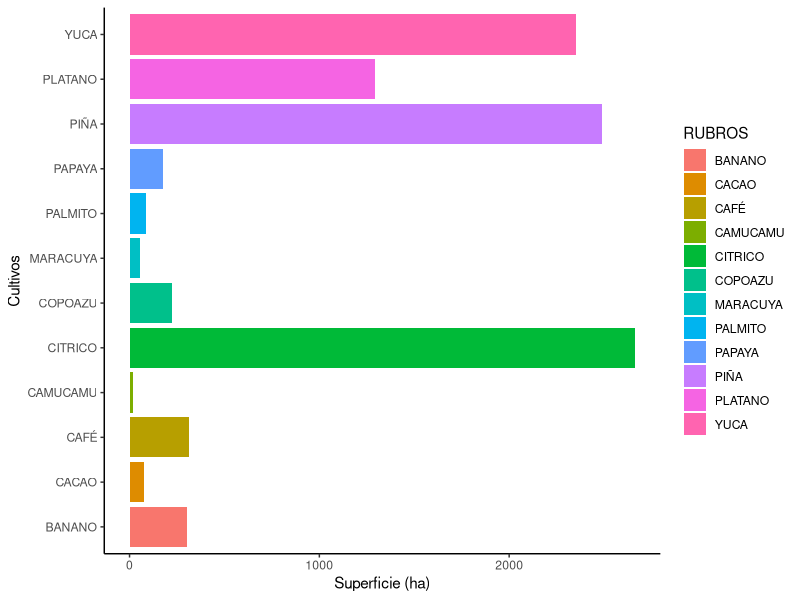
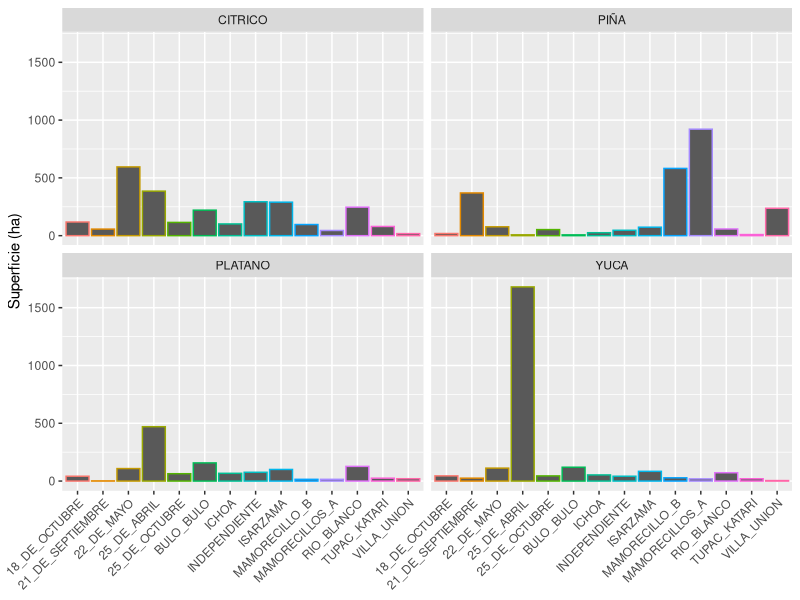
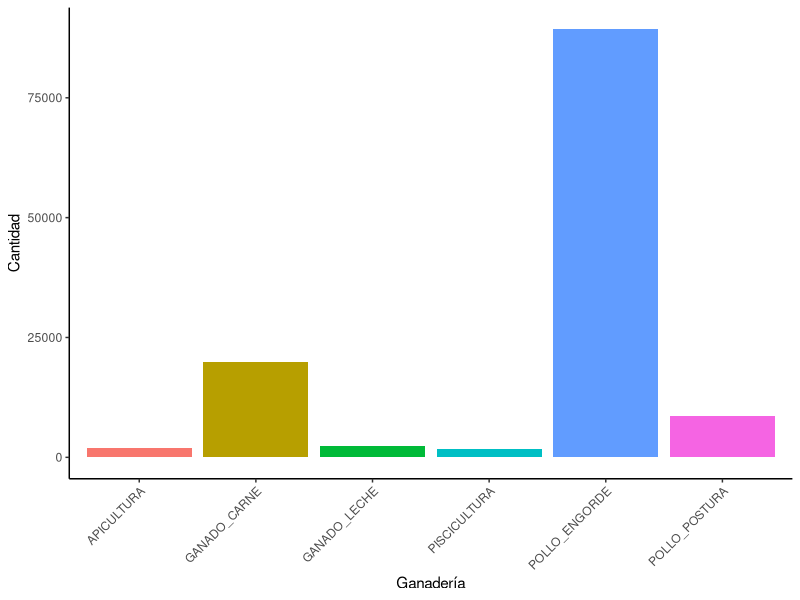
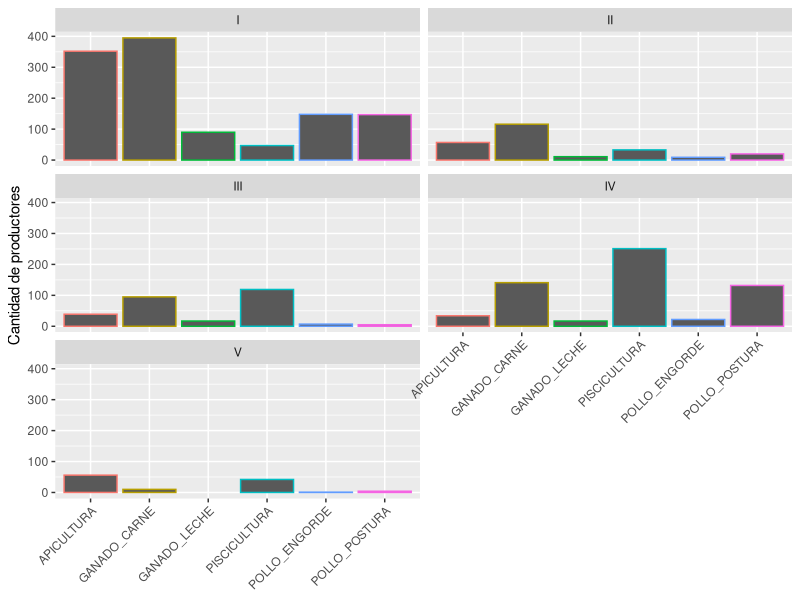

Here is the R script that generated these plots, in order:
## ---- chunk 1
##Importar librerias
library(tidyverse)
library(kableExtra)

## ---- chunk 2
## Importar datos de excel
library(readxl)
DATA_RIOS <- read_excel("DATA_RIOS.xlsx", 
    sheet = "DATA", col_types = c("numeric", 
        "text", "text", "text", "text", "text", 
        "numeric", "numeric", "numeric", 
        "numeric", "numeric", "numeric", 
        "numeric", "numeric", "numeric", 
        "numeric", "numeric", "numeric", 
        "numeric", "numeric", "numeric", 
        "numeric", "numeric", "numeric"))
head(DATA_RIOS)
## ---- chunk 3
## Pivotando datos 
pivot_data <- DATA_RIOS %>%
 pivot_longer(
    cols = `PIÑA`:`APICULTURA`,
    names_to = "RUBROS",
    values_to = "CANTIDAD")
head(pivot_data)
## ---- chunk 4
## Exportar datos 
#setwd("~/Desktop/alcaldia")
#write.csv(pivot_data, "Censo_data.csv")
## ---- chunk 5
## Filtrar datos de superficie
superficie <- pivot_data %>%
  filter(RUBROS %in% c("PIÑA",
                      "BANANO",
                      "PLATANO",
                      "CITRICO",
                      "CAFÉ",
                      "CACAO",
                      "COPOAZU",
                      "MARACUYA",
                      "PALMITO",
                      "CAMUCAMU",
                      "PAPAYA",
                      "YUCA"))
## ---- chunk 6
pecuaria <- pivot_data %>%
  filter(RUBROS %in% c("GANADO_CARNE",
                      "GANADO_LECHE",
                      "POLLO_ENGORDE",
                      "POLLO_POSTURA",
                      "PISCICULTURA",
                      "APICULTURA"))
## ---- chunk 7
# count observations
data_super <- superficie %>%
  filter(!is.na(CANTIDAD))%>%
  group_by(RUBROS) %>%
  summarise(Productores = n(), 
            Superficie=sum(CANTIDAD), 
            Media=mean(CANTIDAD),
            Mínimo= min(CANTIDAD),
            Máximo=max(CANTIDAD)) %>%
  arrange(desc(Superficie))

#develop table with scroll
kable(cbind(data_super), "html", caption = 'Resumen del censo agropecuario)') %>%
    kable_styling() %>%
    scroll_box(width = "100%", height = "200px")
## ---- chunk 8
# count observations
superficie %>%
  filter(!is.na(CANTIDAD))%>%
  group_by(RUBROS) %>%
  summarise(Cantidad = n(), 
            Superficie=sum(CANTIDAD), 
            Prom=mean(CANTIDAD)) %>%
  arrange(desc(Superficie)) %>%
  ggplot(aes(x = Superficie, y = RUBROS, fill=RUBROS)) +
    geom_bar(stat = "identity") +
    theme_classic() +
    labs(
        y = "Cultivos",
        x = "Superficie (ha)"
    )
## ---- chunk 9
# count observations per central
data_super_central <- superficie %>%
  filter(!is.na(CANTIDAD))%>%
  group_by(CENTRAL, RUBROS) %>%
  summarise(Productores = n(), 
            Superficie=sum(CANTIDAD), 
            Prom=mean(CANTIDAD),
            Mínimo= min(CANTIDAD),
            Máximo=max(CANTIDAD)) %>%
  arrange(desc(Superficie))

#develop table with scroll
kable(cbind(data_super_central), "html", caption = 'Resultados por Central y ranking)') %>%
    kable_styling() %>%
    scroll_box(width = "100%", height = "200px")

## ---- chunk 10
sup_central<- superficie %>%
  filter(!is.na(CANTIDAD))%>%
  filter(RUBROS %in% c("CITRICO",
                      "YUCA",
                      "PIÑA",
                      "PLATANO")) %>%
  group_by(CENTRAL, RUBROS) %>%
  summarise(Cantidad = n(), 
            Superficie=sum(CANTIDAD), 
            Prom=mean(CANTIDAD),
            Mínimo= min(CANTIDAD),
            Máximo=max(CANTIDAD))
sup_central %>%
  ggplot(aes(x = CENTRAL, y = Superficie, color=CENTRAL)) +
    geom_bar(stat = "identity", show.legend = FALSE) +
    facet_wrap(~RUBROS) +
    labs(x = NULL,
         y = "Superficie (ha)") +
  guides(x = guide_axis(angle = 45))

#write.csv(central, "data_central.csv")
## ---- chunk 11
# count observations
data_pec <- pecuaria %>%
  filter(!is.na(CANTIDAD))%>%
  group_by(RUBROS) %>%
  summarise(Productores = n(), 
            Cantidad=sum(CANTIDAD), 
            Prom=mean(CANTIDAD),
            Mínimo= min(CANTIDAD),
            Máximo=max(CANTIDAD)) %>%
  arrange(desc(Productores))

#develop table with scroll
kable(cbind(data_pec), "html", caption = 'Resumen del censo agropecuario-Ganadería)') %>%
    kable_styling() %>%
    scroll_box(width = "100%", height = "200px")
## ---- chunk 12
pecuaria %>%
  filter(!is.na(CANTIDAD))%>%
  group_by(RUBROS) %>%
  summarise(Productores = n(), 
            Cantidad=sum(CANTIDAD), 
            Prom=mean(CANTIDAD),
            Mínimo= min(CANTIDAD),
            Máximo=max(CANTIDAD)) %>%
  arrange(desc(Cantidad)) %>%
  ggplot(aes(x = RUBROS, y = Cantidad, fill=RUBROS)) +
    geom_bar(stat = "identity") +
    theme_classic() +
    labs(
        x = "Ganadería",
        y = "Cantidad"
    ) +
  guides(x = guide_axis(angle = 45))+
   theme(legend.position = "none")
## ---- chunk 13
# count observations
data_pec_central <- pecuaria %>%
  filter(!is.na(CANTIDAD))%>%
  group_by(CENTRAL, RUBROS) %>%
  summarise(Productores = n(), 
            Cantidad=sum(CANTIDAD), 
            Prom=mean(CANTIDAD),
            Mínimo= min(CANTIDAD),
            Máximo=max(CANTIDAD)) %>%
  arrange(desc(Productores)) 

#develop table with scroll
kable(cbind(data_pec_central), "html", caption = 'Resultados pecuarios por Central y ranking)') %>%
    kable_styling() %>%
    scroll_box(width = "100%", height = "200px")

## ---- chunk 14
data_pec_dist <- pecuaria %>%
  filter(!is.na(CANTIDAD))%>%
  group_by(DISTRITO, RUBROS) %>%
  summarise(Productores = n(), 
            Cantidad=sum(CANTIDAD), 
            Prom=mean(CANTIDAD),
            Mínimo= min(CANTIDAD),
            Máximo=max(CANTIDAD)) %>%
  arrange(desc(Productores))

#develop table with scroll
kable(cbind(data_pec_dist), "html", caption = 'Resultados pecuarios por distrito)') %>%
    kable_styling() %>%
    scroll_box(width = "100%", height = "200px")
## ---- chunk 15
data_pec_dist %>% 
  ggplot(aes(x = RUBROS, y = Productores, color=RUBROS)) +
    geom_bar(stat = "identity", show.legend = FALSE) +
    facet_wrap(~DISTRITO, ncol = 2) +
    labs(x = NULL,
         y = "Cantidad de productores") +
  guides(x = guide_axis(angle = 45))
